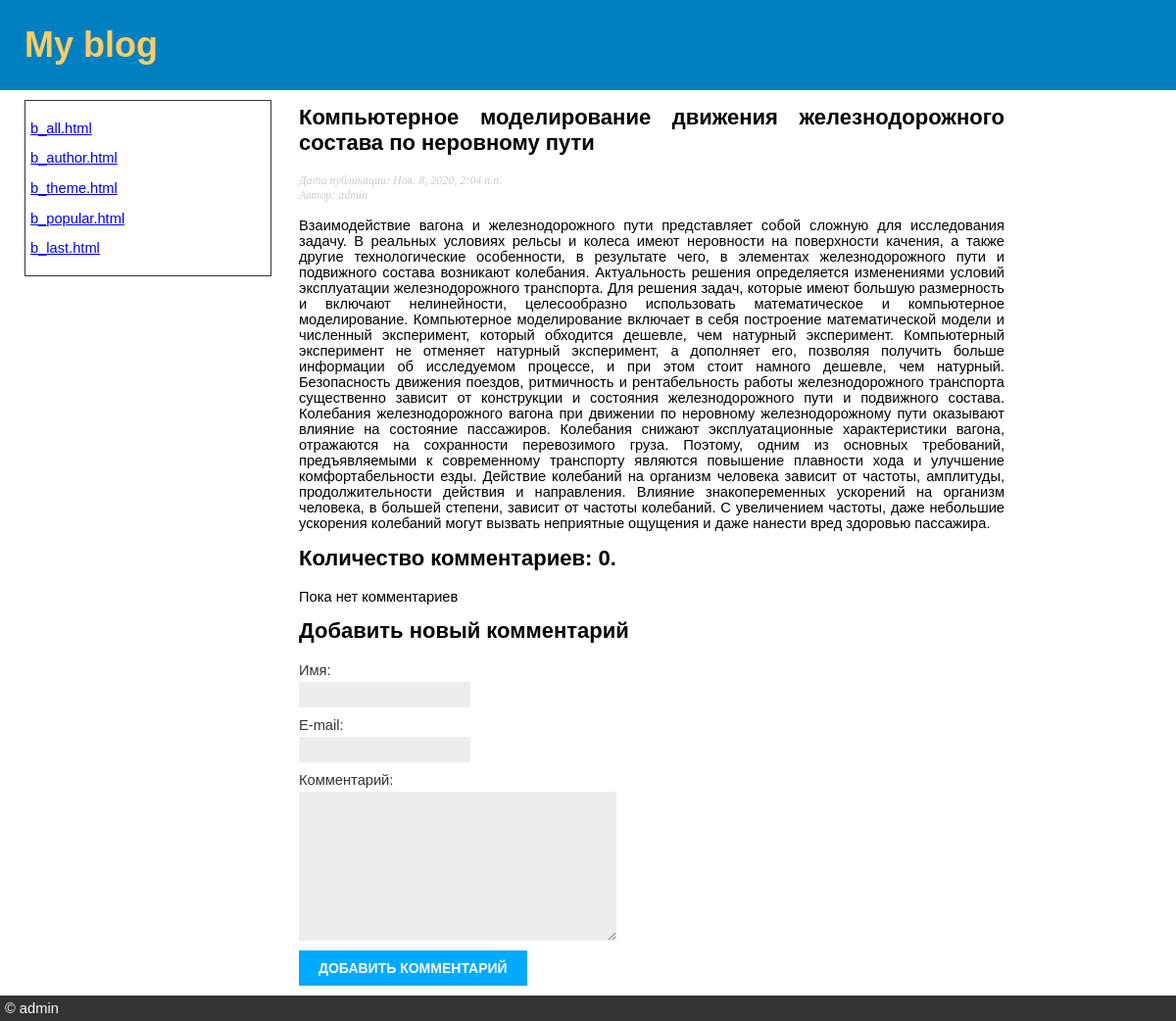
The app's page /blog/2020/11/8/kompyuternoe-modelirovanie-dvizheniya-zheleznodorozhnogo-sostava-po-nerovnomu-puti/ with its own data.
### blog/models.py (models this page shows, shortened)
class Post(models.Model):
    STATUS_CHOICES = (('draft', 'Черновик'), ('published', 'Опубликовано'))
    title = models.CharField(verbose_name='Заголовок', max_length=250)
    slug = models.SlugField(verbose_name='URL', max_length=250, unique_for_date='date_published')
    author = models.ForeignKey(User, verbose_name='Автор', on_delete=models.CASCADE, related_name='blog_posts')
    body = models.TextField(verbose_name='Содержание статьи')
    date_published = models.DateTimeField('Дата публикации статьи', default=timezone.now)
    created = models.DateTimeField(verbose_name='Дата создания статьи', auto_now_add=True)
    updated = models.DateTimeField(auto_now=True)
    status = models.CharField(verbose_name='Статус', max_length=10, choices=STATUS_CHOICES, default='draft')
    objects = models.Manager()
    published = PublishedManager()
    class Meta:
        ordering = ('-date_published',)
        verbose_name = 'статью'
        verbose_name_plural = 'Статьи'

### blog/views.py (the view)
# urls.py: path('<int:year>/<int:month>/<int:day>/<slug:post>/', views.post_detail, name='post_detail'),
def post_detail(request, year, month, day, post):
    post = get_object_or_404(Post, slug=post, status='published',
                             date_published__year=year, date_published__month=month, date_published__day=day)
    comments = post.comments.filter(moderation=True)
    new_comment = None
    if request.method == 'POST':
        comment_form = CommentForm(data=request.POST)
        if comment_form.is_valid():
            new_comment = comment_form.save(commit=False)
            new_comment.post = post
            new_comment.save()
    else:
        comment_form = CommentForm()
    return render(request, 'blog/post/detail.html', {'post': post, 'comments': comments, 'new_comment': new_comment, 'comment_form': comment_form})

### blog/forms.py
class CommentForm(forms.ModelForm):
    class Meta:
        model = Comment
        fields = ('name', 'email', 'body')

### blog/templates/blog/post/detail.html (shortened to what this page needs)
{% extends 'blog/base.html' %}
{% block content %}
    <h2> {{ post.title }} </h2>
    <p class="date">
        Дата публикации: {{ post.date_published }} <br>
        Автор: {{ post.author }}
    </p>
    {{ post.body|linebreaks }}
    {% with comments.count as total_comments %}
        <h2> Количество комментариев: {{ total_comments }}.</h2>
    {% endwith %}
    {% for comment in comments %}
        <div class="comment">
            <p class="info">
                {% comment %} The name of the author of the comment, the date when the comment was created and the text of the comment are displayed {% endcomment %}
                {% comment %} Отображается имя автора комментария, дата создания комментария и текст комментария {% endcomment %}
                "{{ comment.name }}" {{ comment.created }}
            </p>
            {% comment %} Convert post content to HTML with line breaks {% endcomment %}
            {% comment %} Преобразование содержимого статьи в HTML с переносами строк {% endcomment %}
            {{ comment.body|linebreaks }}
            <hr>
        </div>
    {% empty %}
        <p>Пока нет комментариев</p>
    {% endfor %}
    {% if new_comment %}
        <h2>Ваш комментарий был добавлен</h2>
    {% else %}
        <h2>Добавить новый комментарий</h2>
        <form action="." method="post">
            {{ comment_form }}
            <p><input type="submit" value="Добавить комментарий"></p>
        </form>
    {% endif %}
{% endblock content %}

### blog/static/css/blog.css (style rules this page uses)
body { font: 11pt Arial, Helvetica, sans-serif; margin: 0; text-align: justify; }
h2 { margin-top: 0; }
p.date { color:#ccc; font-family: georgia, serif; font-size: 12px; font-style: italic; }
label { float:left; clear:both; color:#333; margin-bottom:4px; }
input, textarea { clear:both; float:left; margin:0 0 10px; background:#ededed; border:0; padding:6px 10px; font-size:12px; }
input[type=submit] { font-weight:bold; background:#00abff; color:#fff; padding:10px 20px; font-size:14px; text-transform:uppercase; }

### records on screen
Post: title "Компьютерное моделирование движения железнодорожного состава по неровному пути", date_published "Ноя. 8, 2020, 2:04 п.п.", author "admin", body "Взаимодействие вагона и железнодорожного пути представляет собой сложную для исследования задачу. В реальных условиях рельсы и колеса имеют неровности на поверхности качения, а также другие технологические особенности, в результате чего, в элементах железнодорожного пути и подвижного состава возникают колебания. Актуальность решения определяется изменениями условий эксплуатации железнодорожного транспорта. Для решения задач, которые имеют большую размерность и включают нелинейности, целесообразно использовать математическое и компьютерное моделирование. Компьютерное моделирование включает в себя построение математической модели и численный эксперимент, который обходится дешевле, чем…"

### other values on screen
{{ total_comments }} "0"
